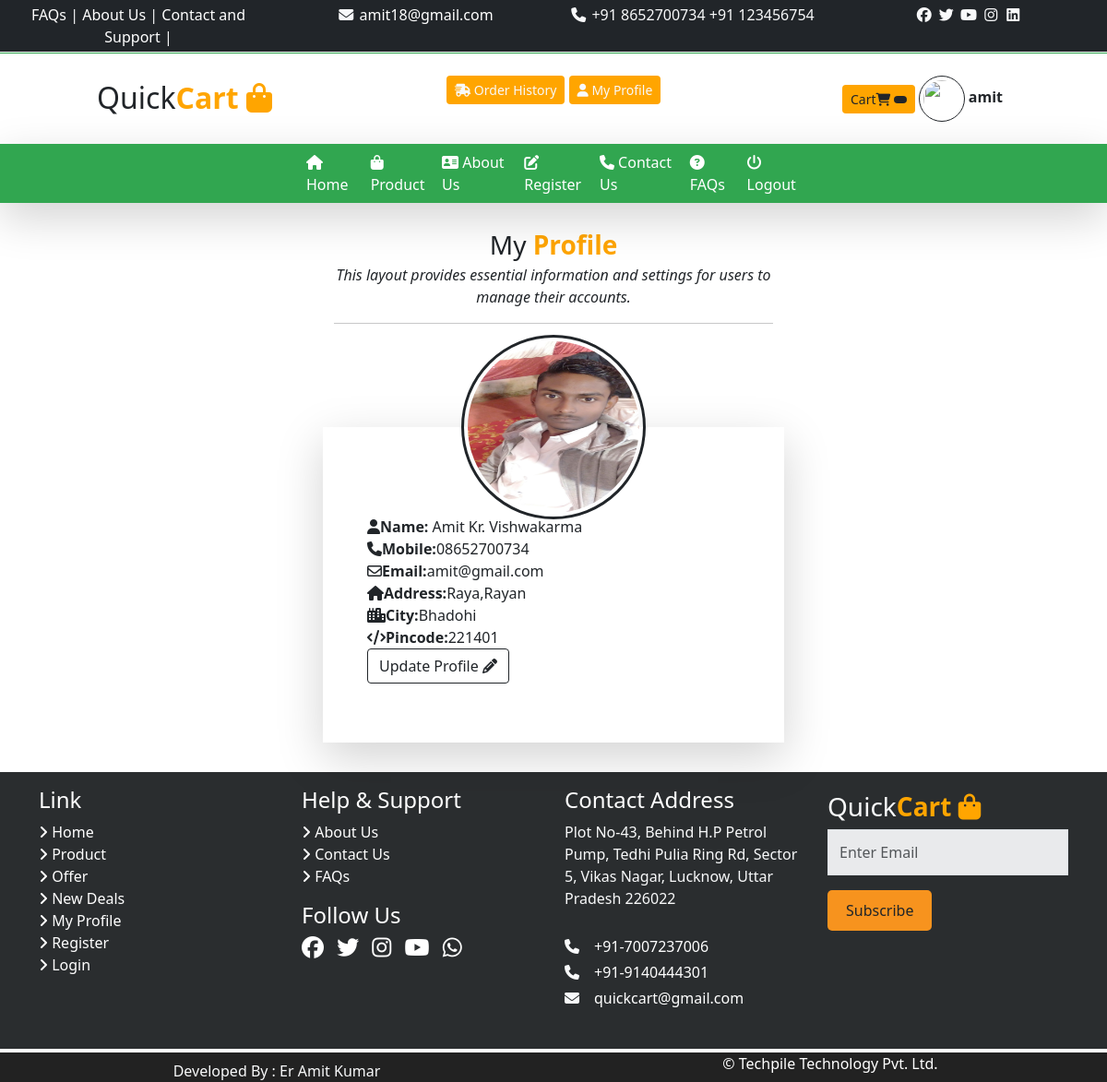
/profile/ (signed in), run on the app's committed database.
### user/models.py (models this page shows, shortened)
class tbl_register(models.Model):
    name=models.CharField(max_length=50,null=True)
    email=models.EmailField(primary_key=True)
    mobile=models.CharField(max_length=30,null=True)
    password = models.CharField(max_length=200, null=True)
    address = models.TextField(null=True)
    pincode=models.CharField(max_length=20,null=True)
    city=models.CharField(max_length=50,null=True)
    picture=models.ImageField(upload_to='static/userpic/')

### user/views.py (the view, shortened to what this page needs)
# urls.py: path('profile/',views.myprofile),
def myprofile(request):
    user=request.session.get('user')
    uinfo=""
    if user:
        uinfo=tbl_register.objects.all().filter(email=user)
    mydict={"userinfo":uinfo}
    return render(request,'myprofile.html',mydict)

### templates/myprofile.html (shortened to what this page needs)
{% extends 'base.html' %}
{% load static %}
{% block childpage %}
<div class="row mt-4 mb-2 text-center">
    <div class="col-sm-5 mx-auto">
        <p class="fs-3 m-0">My <b class="txt-color2"> Profile</b></p>
        <i>This layout provides essential information and settings for users
            to manage their accounts.
</i>
        <hr/>
    </div>
</div>
{% for i in userinfo %}
<div class="row mt-5 profile">
    <div class="col-sm-5 p-5 mb-3 shadow-lg mx-auto position-relative mt-5"
       ><img src="../{{i.picture}}" style="height:200px; width:200px;" class="rounded-pill
       border border-dark border-1 p-1 border-3 position-absolute top-0 start-50 translate-middle"/>
      <div class="pt-5 ">
            <b><i class="fa-solid fa-user"></i>Name:</b> {{i.name}} <br/>
        <b class="" ><i class="fa-solid fa-phone"></i>Mobile:</b>{{i.mobile}}<br/>
        <b><i class="fa-regular fa-envelope"></i>Email:</b>{{i.email}}<br/>
        <b><i class="fa-solid fa-house"></i>Address:</b>{{i.address}} <br/>
        <b><i class="fa-solid fa-city"></i>City:</b>{{i.city}} <br/>
        <b><i class="fa-solid fa-code"></i>Pincode:</b>{{i.pincode}}<br/>
      </div>
<p id="btnu" class="btn btn-outline-dark rounded-1 ">Update Profile <i class="fa-solid fa-pencil"></i></p>
    </div>
</div>
{% endfor %}
{% endblock %}

### templates/base.html (style rules this page uses)
:root { --color1:#31a650; --color2:orange; }
.txt-color2 { color:var(--color2) !important; }

### data on the page
tbl_register: picture (picture), name "Amit Kr. Vishwakarma", mobile "08652700734", email "amit@gmail.com", address "Raya,Rayan", city "Bhadohi", pincode "221401"

### other printed values
{{ request.session.username }} "amit"
